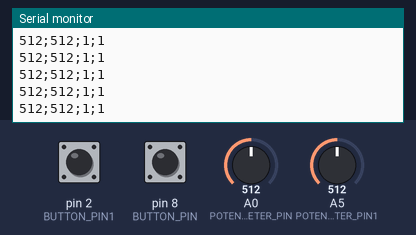
This sketch was run on a simulated Arduino Uno, built with avr-gcc and run on an emulated ATmega328P. Parts: the last lines printed to the serial monitor. Inputs (shaded band) come from the test bench; at power-on: A0 (POTENTIOMETER_PIN) = 512, A5 (POTENTIOMETER_PIN1) = 512, pin 2 (BUTTON_PIN1) HIGH, pin 8 (BUTTON_PIN) HIGH.

Above: at 1.2 s.
1.3 s: A0 (POTENTIOMETER_PIN) set to 991
At 2.2 s:
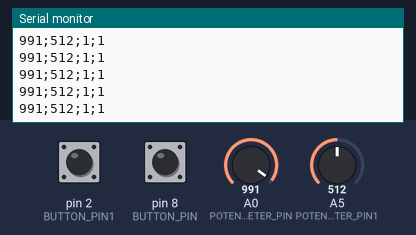
2.8 s: A0 (POTENTIOMETER_PIN) set to 1016
At 3.6 s:
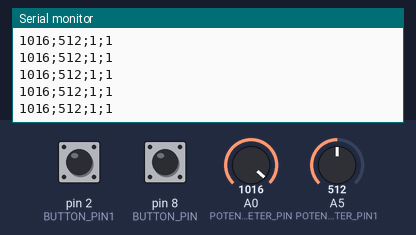
8.8 s: A5 (POTENTIOMETER_PIN1) set to 111
At 9.8 s:
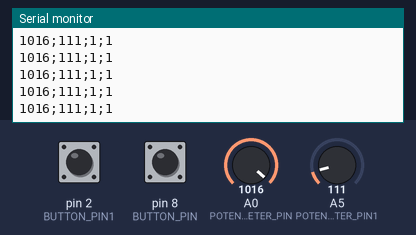
10.3 s: A5 (POTENTIOMETER_PIN1) set to 94
At 11.0 s:
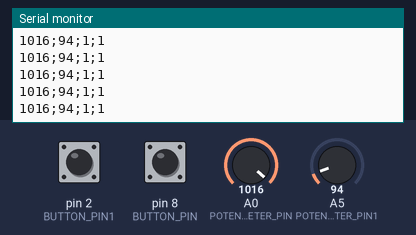
Timing chart, 0 to 13.3 s (numbered marks = the images above; inputs shaded):
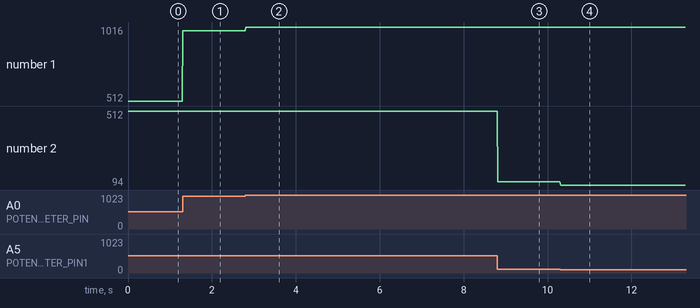

Measured:
- after the input at 1.3 s, the serial monitor: prints a new line at once (image 1)
- after the input at 2.8 s, the serial monitor: prints a new line at once (image 2)
- after the input at 8.8 s, the serial monitor: prints a new line at once (image 3)
- after the input at 10.3 s, the serial monitor: prints a new line at once (image 4)
- plotted number 1: 512 → 991 after the input at 1.3 s, 991 → 1016 after the input at 2.8 s
- plotted number 2: 512 → 111 after the input at 8.8 s, 111 → 94 after the input at 10.3 s

The sketch:

complete_sketch.ino
```cpp
// Dichiarazione della costante per la porta seriale
const int SERIAL_RATE = 9600;

// Primo potenziometro
const int POTENTIOMETER_PIN = A0;
const int BUTTON_PIN = 8;

//Secondo potenziometro
const int POTENTIOMETER_PIN1 = A5;
const int BUTTON_PIN1 = 2;

// Variabile per memorizzare il valore del potenziometro
int potValue = 0;
int potValue1 = 0;
int buttonValue = 0;
int buttonValue1 = 0;

void setup() {
  // Inizializzazione della comunicazione seriale
  Serial.begin(SERIAL_RATE);
  pinMode(BUTTON_PIN, INPUT_PULLUP);
  pinMode(BUTTON_PIN1, INPUT_PULLUP);
}

void loop() {
  // Leggi il valore del potenziometro
  potValue = analogRead(POTENTIOMETER_PIN);
  potValue1 = analogRead(POTENTIOMETER_PIN1);
  buttonValue = digitalRead(BUTTON_PIN);
  buttonValue1 = digitalRead(BUTTON_PIN1);

  // Invia il valore del potenziometro a Unity attraverso la comunicazione seriale
  Serial.print(potValue);
  Serial.print(";");
  Serial.print(potValue1);
  Serial.print(";");
  Serial.print(buttonValue);
  Serial.print(";");
  Serial.println(buttonValue1);
  Serial.flush();
  }
```
